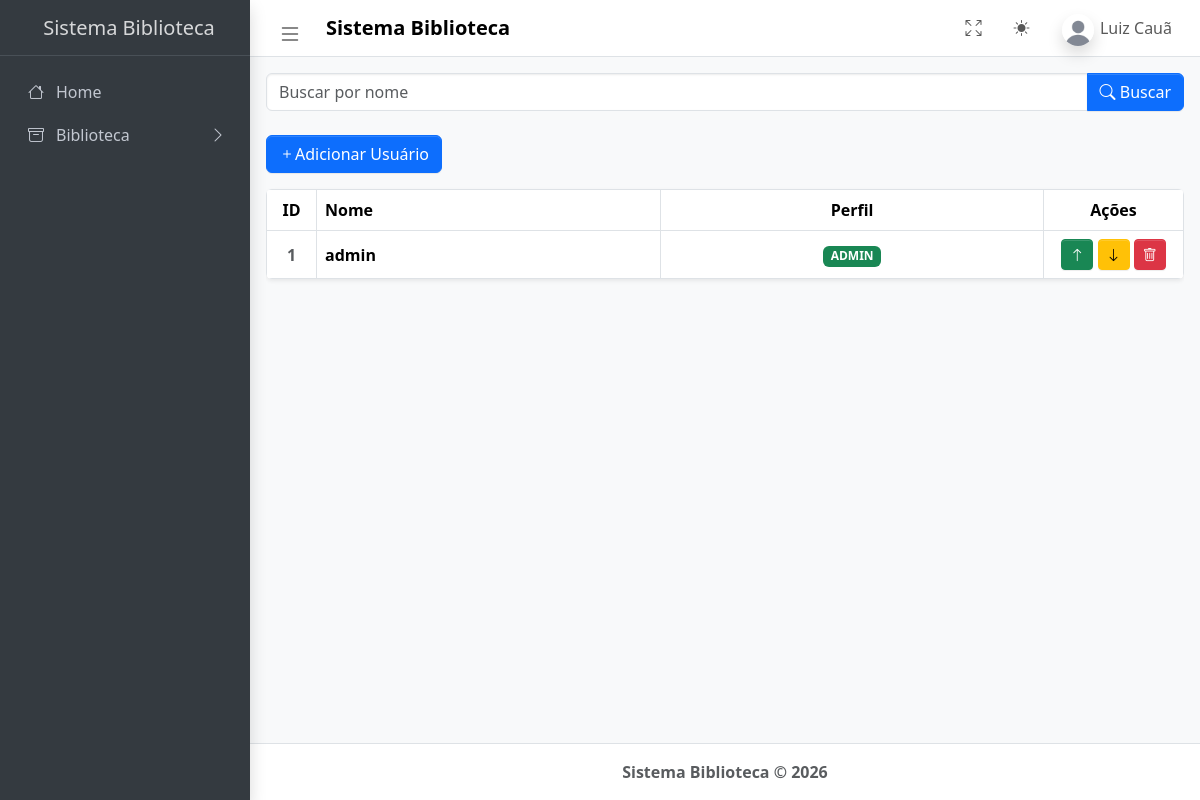
/usuarios (signed in), run on an earlier commit of the app's database.
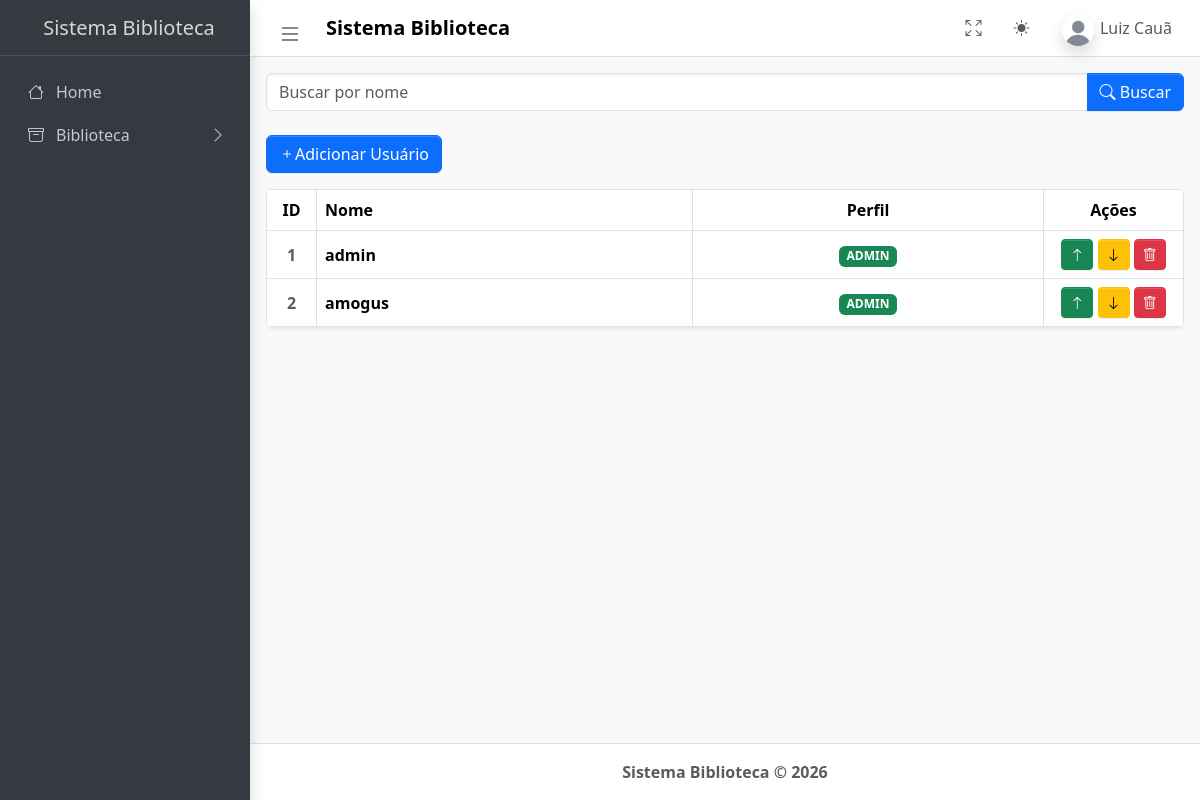
And on a later commit of the database.
### tables this page shows
CREATE TABLE usuarios(
                id INTEGER PRIMARY KEY AUTOINCREMENT,
                nome TEXT NOT NULL UNIQUE,
                senha TEXT NOT NULL,
                perfil TEXT NOT NULL DEFAULT 'usuario'
            );

### app.py (the view)
@app.route('/usuarios', methods=['GET'])
@login_necessario
def usuarios():
    if not administrador():
        flash('Você não tem permissão para acessar essa página')
        return redirect(url_for('menu_principal'))
    conn = conexao()
    usuarios = conn.execute('SELECT * FROM usuarios')
    return render_template('admin/usuarios.html', usuarios=usuarios)

### app.py (called while the page is built)
def conexao():
    conn = sqlite3.connect(DATABASE)
    conn.row_factory = sqlite3.Row
    return conn

def usuario_logado():
    return 'usuario_id' in session

def administrador():
    return session.get('perfil') in ('admin', 'max')

def login_necessario(func):
    @wraps(func)
    def verificar_login(*args, **kwargs):
        if not usuario_logado():
            flash('Você precisa estar logado para acessar essa página')
            return redirect(url_for('login'))
        return func(*args, **kwargs)
    return verificar_login

### templates/admin/usuarios.html (shortened to what this page needs)
{% extends "admin/base.html" %}
{% block content %}
<main class="app-main">
    <form method="GET" action="{{ url_for('buscar_usuarios') }}" class="mb-4">
        <div class="input-group">
            <input type="text" class="form-control" name="query" placeholder="Buscar por nome" value="{{ request.args.get('query', '') }}">
            <button class="btn btn-primary" type="submit"><i class="bi bi-search"></i> Buscar</button>
        </div>
    </form>
    <div class="d-flex justify-content-between align-items-center mb-3">
        <a href="{{ url_for('cadastro') }}" class="btn btn-primary bi bi-plus">Adicionar Usuário</a>
    </div>
    <div class="table-responsive shadow-sm rounded">
      <table class="table table-bordered align-middle mb-0">
        <thead>
          <tr>
            <th class="text-center" style="width: 50px;">ID</th>
            <th>Nome</th>
            <th class="text-center">Perfil</th>
            <th class="text-center" style="width: 140px;">Ações</th>
          </tr>
        </thead>
        <tbody>
          {% for usuario in usuarios %}
          <tr>
            <td class="text-center fw-bold text-muted">{{ loop.index }}</td>
            <td class="fw-bold">{{ usuario.nome }}</td>
            <td class="text-center">
              {% if usuario.perfil == 'max' %}
                <span class="badge bg-info">USUÁRIO MAX</span>
              {% elif usuario.perfil == 'admin' %}
                <span class="badge bg-success">ADMIN</span>
              {% else %}
                <span class="badge bg-secondary">COMUM</span>
              {% endif %}
            </td>
            <td class="text-center">
              {% if usuario.perfil != 'max' %}
                <form action="{{ url_for('promover_usuario', id=usuario.id) }}" method="POST" class="d-inline" onsubmit="return confirm('Promover este usuário?')">
                  <button type="submit" class="btn btn-success btn-sm" title="Promover">
                    <i class="bi bi-arrow-up"></i>
                  </button>
                </form>
              {% endif %}
              {% if usuario.perfil != 'usuario' %}
                <form action="{{ url_for('rebaixar_usuario', id=usuario.id) }}" method="POST" class="d-inline" onsubmit="return confirm('Rebaixar este usuário?')">
                  <button type="submit" class="btn btn-warning btn-sm" title="Rebaixar">
                    <i class="bi bi-arrow-down"></i>
                  </button>
                </form>
              {% endif %}
              <form action="{{ url_for('deletar_usuario', id=usuario.id) }}" method="POST" class="d-inline" onsubmit="return confirm('Realmente deseja excluir esse usuário?')">
                <button type="submit" class="btn btn-danger btn-sm" title="Excluir">
                  <i class="bi bi-trash"></i>
                </button>
              </form>
            </td>
          </tr>
          {% else %}
          <tr>
            <td colspan="4" class="text-center py-4 text-muted">
                Nenhum usuário encontrado.
            </td>
          </tr>
          {% endfor %}
        </tbody>
      </table>
    </div>
</main>
{% endblock %}

What changed in the data, as far as the page shows it:
added usuarios: nome "amogus", perfil "ADMIN"
